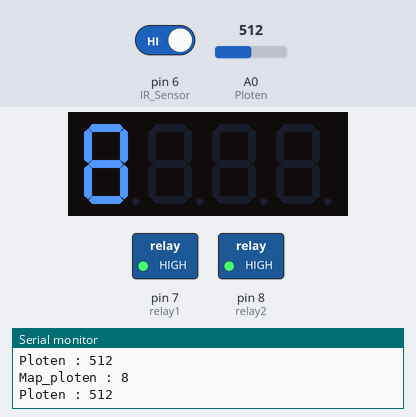
A sketch run on a simulated Arduino Uno, built with avr-gcc and run on an emulated ATmega328P. Shown: 4-digit seven-segment display, switched loads named in the sketch (green lamp = pin HIGH), the last lines printed to the serial monitor. Inputs (shaded band) come from the test bench; at power-on: pin 6 (IR_Sensor) HIGH, A0 (Ploten) = 512.

Above: at 2.2 s.
2.3 s: pin 6 (IR_Sensor) driven LOW
At 4.1 s:
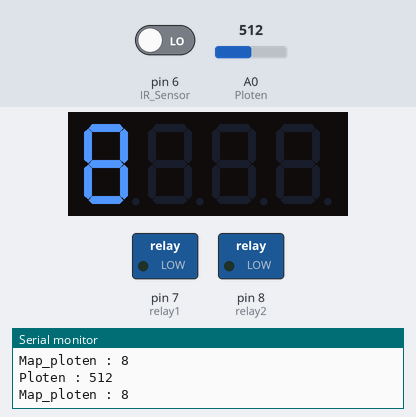
At 5.1 s:
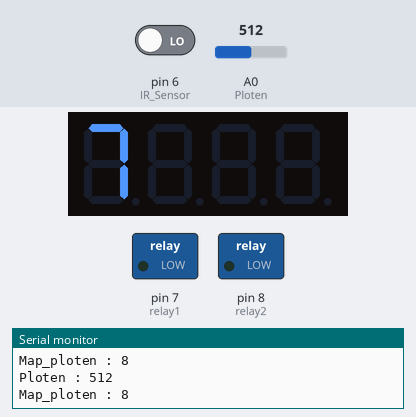
Timing chart, 0 to 13.9 s (numbered marks = the images above; inputs shaded):
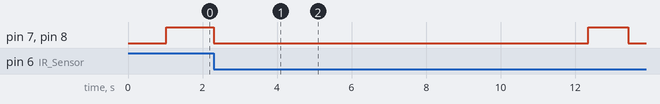

Measured:
- after the input at 2.3 s, pin 7 (relay1), pin 8 (relay2): HIGH → LOW at once, → HIGH 10.0 s later, → LOW 1.1 s later; the display: first changes at once (image 1 shows a later state)
- what the display in image 1 shows lasts 1.0 s, from 3.3 s to 4.3 s

The sketch:

Code.ino
```cpp
#include "SevenSegmentTM1637.h"
#include <EEPROM.h>

#define CLK 4
#define DIO 5

#define IR_Sensor 6
#define relay1 7
#define relay2 8
#define Ploten A0

int Ploten_stat = 0;
int Map_ploten = 0;
int IR_stat = 0;
int addr = 0;

SevenSegmentTM1637    display(CLK, DIO);

void setup() {

  Serial.begin(9600);
  display.begin();
  display.setBacklight(100);
  pinMode(Ploten, INPUT);
  pinMode(IR_Sensor, INPUT);
  pinMode(relay1, OUTPUT);
  pinMode(relay2, OUTPUT);

  EEPROM.read(addr);

  digitalWrite(relay1, HIGH);
  digitalWrite(relay2, HIGH);


}

void loop() {
  Ploten_stat = analogRead(Ploten);
  IR_stat = digitalRead(IR_Sensor);

  Serial.print("Ploten : ");
  Serial.println(Ploten_stat);

  Map_ploten = map(Ploten_stat, 0, 1024, 0, 16);
  Serial.print("Map_ploten : ");
  Serial.println(Map_ploten);


  if (IR_stat == 0) {

    display.print("ON");
    digitalWrite(relay1, LOW);
    digitalWrite(relay2, LOW);
    display.blink();

    for (Map_ploten; Map_ploten >= 0; Map_ploten--) {
      display.clear();
      display.print(Map_ploten);
      delay(1000);
    }

    digitalWrite(relay1, HIGH);
    digitalWrite(relay2, HIGH);
    display.print("OFF");
    display.blink();
    display.clear();

  }

  if ( Map_ploten != Map_ploten) {
    EEPROM.write(addr, Map_ploten);
  }

  display.clear();
  display.print(Map_ploten);
  delay(50);

}
```
